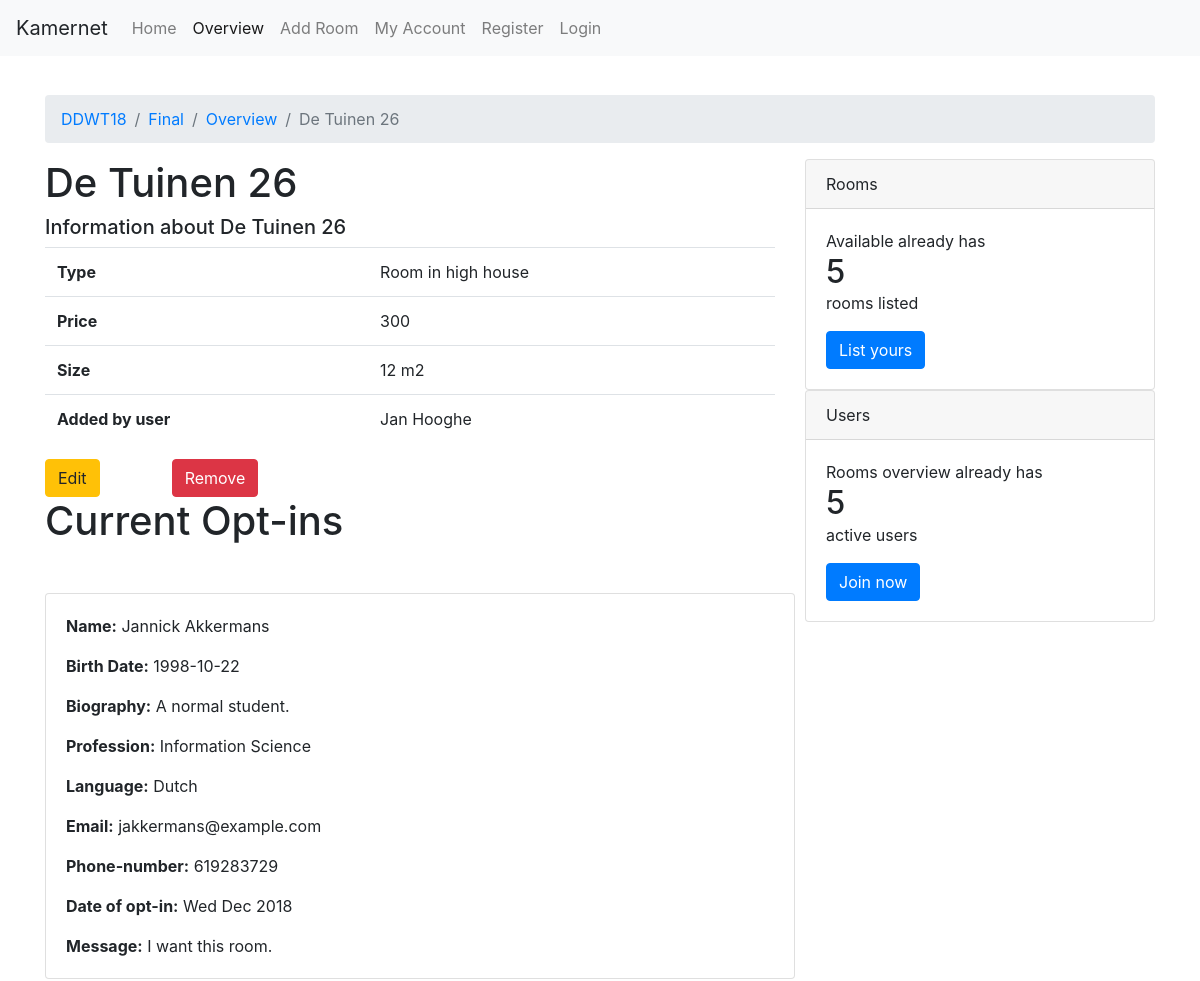
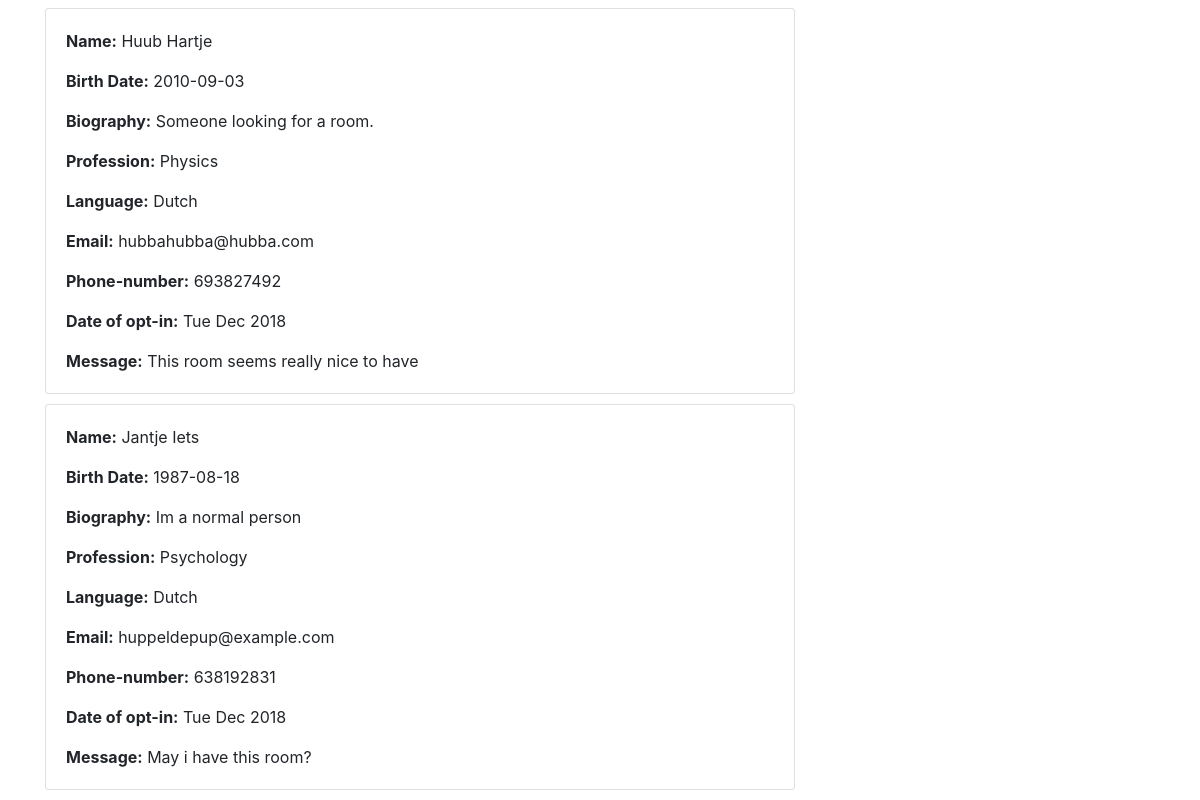
Page /DDWT18/final/room/?room_id=1 (signed in) on the committed database (2 pictures, top to bottom).
### tables this page shows
CREATE TABLE `rooms` (
  `id` int(11) NOT NULL,
  `address` varchar(255) NOT NULL,
  `type` varchar(255) NOT NULL,
  `price` int(3) NOT NULL,
  `size` int(3) NOT NULL,
  `owner` int(11) NOT NULL
);

CREATE TABLE `users` (
  `id` int(11) NOT NULL,
  `username` varchar(255) NOT NULL,
  `password` varchar(255) NOT NULL,
  `full_name` varchar(255) NOT NULL,
  `birth_date` date NOT NULL,
  `role` int(11) NOT NULL,
  `biography` varchar(255) NOT NULL,
  `profession` varchar(255) NOT NULL,
  `language` varchar(255) NOT NULL,
  `email` varchar(255) NOT NULL,
  `phonenumber` int(11) NOT NULL
);

CREATE TABLE `optins` (
  `roomid` int(11) NOT NULL,
  `userid` int(11) NOT NULL,
  `date` varchar(255) NOT NULL,
  `message` varchar(255) NOT NULL
);

### model.php (the view, shortened to what this page needs)
<?php
function na($url, $active){
    return [$url, $active];
}
function get_breadcrumbs($breadcrumbs) {
    $breadcrumbs_exp = '
    <nav aria-label="breadcrumb">
    <ol class="breadcrumb">';
    foreach ($breadcrumbs as $name => $info) {
        if ($info[1]){
            $breadcrumbs_exp .= '<li class="breadcrumb-item active" aria-current="page">'.$name.'</li>';
        }else{
            $breadcrumbs_exp .= '<li class="breadcrumb-item"><a href="'.$info[0].'">'.$name.'</a></li>';
        }
    }
    $breadcrumbs_exp .= '
    </ol>
    </nav>';
    return $breadcrumbs_exp;
}
function get_navigation($navigation_tpl, $active_id){
    $navigation_exp = '
    <nav class="navbar navbar-expand-lg navbar-light bg-light">
    <a class="navbar-brand">Kamernet</a>
    <button class="navbar-toggler" type="button" data-toggle="collapse" data-target="#navbarSupportedContent" aria-controls="navbarSupportedContent" aria-expanded="false" aria-label="Toggle navigation">
    <span class="navbar-toggler-icon"></span>
    </button>
    <div class="collapse navbar-collapse" id="navbarSupportedContent">
    <ul class="navbar-nav mr-auto">';
    foreach ($navigation_tpl as $name => $info) {
        $nav_info = na($name, $info);
        if ($nav_info[0] == $active_id){
            $navigation_exp .= '<li class="nav-item active">';
            $navigation_exp .= '<a class="nav-link" href="'.$nav_info[1]['url'].'">'.$nav_info[1]['name'].'</a>';
        }else{
            $navigation_exp .= '<li class="nav-item">';
            $navigation_exp .= '<a class="nav-link" href="'.$nav_info[1]['url'].'">'.$nav_info[1]['name'].'</a>';
        }
        $navigation_exp .= '</li>';
    }
    $navigation_exp .= '
    </ul>
    </div>
    </nav>';
    return $navigation_exp;
}
function get_username($pdo, $user_id) {
    $stmt = $pdo->prepare("SELECT full_name FROM users WHERE id=?");
    $stmt->execute([$user_id]);
    $username = $stmt->fetch();
    return $username;
}
function get_roominfo($pdo, $room_id){
    $stmt = $pdo->prepare('SELECT * FROM rooms WHERE id = ?');
    $stmt->execute([$room_id]);
    $room_info = $stmt->fetch();
    $room_info_exp = Array();
    foreach ((array) $room_info as $key => $value){
        $room_info_exp[$key] = htmlspecialchars($value);
    }
    return $room_info_exp;
}
function get_userinfo($pdo, $user_id){
    $stmt = $pdo->prepare('SELECT * FROM users WHERE id = ?');
    $stmt->execute([$user_id]);
    $user_info = $stmt->fetch();
    $user_info_exp = Array();
    foreach ((array) $user_info as $key => $value){
        $user_info_exp[$key] = htmlspecialchars($value);
    }
    return $user_info_exp;
}
function get_user_id(){
    if (isset($_SESSION['user_id'])){
        return $_SESSION['user_id'];
    } else {
        return False;
    }
}
function get_optins_owner($pdo, $roomid){
    $stmt = $pdo->prepare('SELECT * FROM optins WHERE roomid = ?');
    $stmt->execute([$roomid]);
    $optins = $stmt->fetchAll();
    $optins_exp = Array();
    foreach ($optins as $key => $value){
        foreach ($value as $user_key => $user_input) {
            $optins_exp[$key][$user_key] = htmlspecialchars($user_input);
        }
    }
    return $optins_exp;
}
function get_optin_table_owner($optins, $pdo){
    $card_exp = '<div class="card-body"> </div>';
    foreach ($optins as $key => $value) {
        $card_exp .= '<div class="card" id="overview-card" style="width: 750px;">
  <div class="card-body">
    <p class="card-text"><b>Name:</b> '.get_username($pdo,$value['userid'])['full_name'].'</p>
    <p class="card-text"><b>Birth Date:</b> '.get_userinfo($pdo,$value['userid'])['birth_date'].'</p>
    <p class="card-text"><b>Biography:</b> '.get_userinfo($pdo,$value['userid'])['biography'].'</p>
    <p class="card-text"><b>Profession:</b> '.get_userinfo($pdo,$value['userid'])['profession'].'</p>
    <p class="card-text"><b>Language:</b> '.get_userinfo($pdo,$value['userid'])['language'].'</p>
    <p class="card-text"><b>Email:</b> '.get_userinfo($pdo,$value['userid'])['email'].'</p>
    <p class="card-text"><b>Phone-number:</b> '.get_userinfo($pdo,$value['userid'])['phonenumber'].'</p>
    <p class="card-text"><b>Date of opt-in:</b> '.$value['date'].'</p>
    <p class="card-text"><b>Message:</b> '.$value['message'].'</p>
  </div>
</div>
';
    }
    return $card_exp;
}

### views/room.php (shortened to what this page needs)
<!doctype html>
<html lang="en">
<head>
    <link rel="stylesheet" href="https://stackpath.bootstrapcdn.com/bootstrap/4.1.3/css/bootstrap.min.css">
    <link rel="stylesheet" href="/DDWT18/final/css/main.css">
</head>
<body>
<?= $navigation ?>
<div class="container">
    <div class="pd-15">&nbsp</div>
    <?= $breadcrumbs ?>
    <div class="row">
        <div class="col-md-8">
            <h1><?= $page_title ?></h1>
            <h5><?= $page_subtitle ?></h5>
            <table class="table">
                <tbody>
                <tr>
                    <th scope="row">Type</th>
                    <td><?= $room_type ?></td>
                </tr>
                <tr>
                    <th scope="row">Price</th>
                    <td><?= $room_price ?></td>
                </tr>
                <tr>
                    <th scope="row">Size</th>
                    <td><?= $room_size ?> m2</td>
                </tr>
                <tr>
                    <th scope="row">Added by user</th>
                    <td><?= $added_by ?></td>
                </tr>
                </tbody>
            </table>
            <?php if ($display_buttons) {?>
                <div class="row">
                    <div class="col-sm-2">
                        <a href="/DDWT18/final/edit/?room_id=<?= $room_id ?>&user_id=<?= $_GET['room_id']?>" role="button" class="btn btn-warning">Edit</a>
                    </div>
                    <div class="col-sm-2">
                        <form action="/DDWT18/final/remove/" method="POST">
                            <button type="submit" class="btn btn-danger">Remove</button>
                        </form>
                    </div>
                </div>
            <?php }?>
                <?php if($display_optins) {?>
                    <?php if(isset($left_content)){?>
                        <h1>Current Opt-ins</h1>
                        <?php echo $left_content;} ?>
                <?php }?>
        </div>
        <div class="col-md-4">
        </div>
    </div>
</div>
</body>
</html>

### css/main.css (style rules this page uses)
.pd-15 { padding: 15px 0 0 0; }
#overview-card { display: inline-block; margin-right: 10px; margin-bottom: 10px; }

### rows in the picture
rooms: address "De Tuinen 26", address "Information about De Tuinen 26", type "Room in high house", price "300", size "12", owner.full_name "Jan Hooghe"
optins: userid.full_name "Jannick Akkermans", userid.birth_date "1998-10-22", userid.biography "A normal student.", userid.profession "Information Science", userid.language "Dutch", userid.email "jakkermans@example.com", userid.phonenumber "619283729", date "Wed Dec 2018", message "I want this room."
optins: userid.full_name "Huub Hartje", userid.birth_date "2010-09-03", userid.biography "Someone looking for a room.", userid.profession "Physics", userid.language "Dutch", userid.email "hubbahubba@hubba.com", userid.phonenumber "693827492", date "Tue Dec 2018", message "This room seems really nice to have"
optins: userid.full_name "Jantje Iets", userid.birth_date "1987-08-18", userid.biography "Im a normal person", userid.profession "Psychology", userid.language "Dutch", userid.email "huppeldepup@example.com", userid.phonenumber "638192831", date "Tue Dec 2018", message "May i have this room?"

### other values in the picture
$nav_info[1]['name'] "Home"
$nav_info[1]['name'] "Overview"
$nav_info[1]['name'] "Add Room"
$nav_info[1]['name'] "My Account"
$nav_info[1]['name'] "Register"
$nav_info[1]['name'] "Login"
$name "DDWT18"
$name "Final"
$name "Overview"
$name "De Tuinen 26"
$nbr_rooms "5"
$nbr_users "5"
